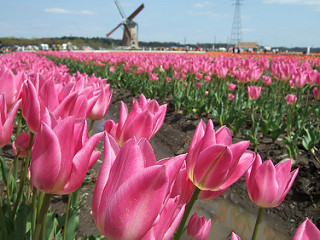
#> input picture dataset/130685040_3c2fcec63e_n.jpg, 320 x 240 px; its folder holds only this picture in this run
$ python -i app.py   (imports and definitions only)
#> lines starting #> are read from the running program, lines starting #| are printed output that depends on the picture
import streamlit as st
import cv2
import numpy as np
import os
from skimage.feature import local_binary_pattern, hog
from PIL import Image

# Cấu hình giao diện Streamlit
# [3 lines not run here, left out]


# --- 1. TRÍCH XUẤT ĐẶC TRƯNG MÀU SẮC (HSV) ---
def extract_color_histogram(image, bins=(8, 12, 3)):
    hsv = cv2.cvtColor(image, cv2.COLOR_BGR2HSV)
    hist = cv2.calcHist([hsv], [0, 1, 2], None, bins, [0, 180, 0, 256, 0, 256])
    cv2.normalize(hist, hist)
    return hist.flatten()


# --- 2. TRÍCH XUẤT ĐẶC TRƯNG KẾT CẤU (LBP) ---
def extract_lbp_features(image):
    gray = cv2.cvtColor(image, cv2.COLOR_BGR2GRAY)
    radius = 1
    n_points = 8 * radius
    lbp = local_binary_pattern(gray, n_points, radius, method="uniform")
    n_bins = int(lbp.max() + 1)
    hist, _ = np.histogram(lbp.ravel(), bins=n_bins, range=(0, n_bins))
    hist = hist.astype("float")
    hist /= (hist.sum() + 1e-7)
    return hist


# --- 3. TRÍCH XUẤT ĐẶC TRƯNG HÌNH DẠNG (HOG) ---
def extract_hog_features(image):
    gray = cv2.cvtColor(image, cv2.COLOR_BGR2GRAY)
    gray = cv2.resize(gray, (128, 128))
    hog_feat = hog(gray, orientations=8, pixels_per_cell=(16, 16),
                   cells_per_block=(1, 1), visualize=False)
    return hog_feat


# --- PIPELINE KẾT HỢP VÀ CHUẨN HÓA L2 ---
def extract_combined_features(image):
    image = cv2.resize(image, (256, 256))

    # 1. Trích xuất và chuẩn hóa Color Histogram
    color_feat = extract_color_histogram(image)
    color_feat = color_feat / (np.linalg.norm(color_feat) + 1e-7)

    # 2. Trích xuất và chuẩn hóa LBP
    lbp_feat = extract_lbp_features(image)
    lbp_feat = lbp_feat / (np.linalg.norm(lbp_feat) + 1e-7)

    # 3. Trích xuất và chuẩn hóa HOG
    hog_feat = extract_hog_features(image)
    hog_feat = hog_feat / (np.linalg.norm(hog_feat) + 1e-7)

    # Ghép nối các đặc trưng đã chuẩn hóa
    return np.concatenate([color_feat, lbp_feat, hog_feat])


@st.cache_data
def build_database_features(dataset_dir):
#> called with dataset_dir = './dataset'
    features_db = {}
    if not os.path.exists(dataset_dir):
        os.makedirs(dataset_dir)
        return features_db

    for filename in os.listdir(dataset_dir):
        if filename.lower().endswith(('.png', '.jpg', '.jpeg')):
            path = os.path.join(dataset_dir, filename)
            img = cv2.imread(path)
#> img is the input picture: shape (240, 320, 3); mean B, G, R 117.6, 106.9, 150.5
            if img is not None:
                feat = extract_combined_features(img)
#> in extract_combined_features, `image = cv2.resize(image, (256, 256))`:
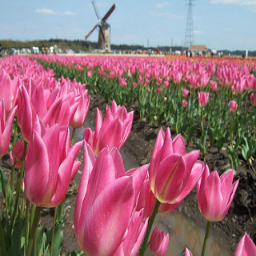
#> image: shape (256, 256, 3); mean of channels 0, 1, 2 117.5, 106.7, 150.4; drawn as B, G, R
#> in extract_color_histogram, `hsv = cv2.cvtColor(image, cv2.COLOR_BGR2HSV)`: hsv: shape (256, 256, 3); mean H, S, V 100.7, 107.3, 161.8
#> in extract_combined_features, `color_feat = extract_color_histogram(image)`: color_feat = 288 values, max 0.581 at index 152, min 0 at index 28, mean 0.0166
#> in extract_lbp_features, `gray = cv2.cvtColor(image, cv2.COLOR_BGR2GRAY)`:
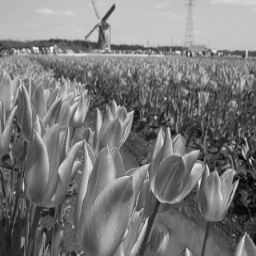
#> gray: shape (256, 256); min 1, max 252, mean 121
#> in extract_lbp_features, `lbp = local_binary_pattern(gray, n_points, radius, method="uniform")`:
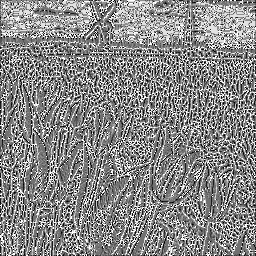
#> lbp: shape (256, 256) float64; min 0, max 9, mean 4.81; drawn with min black and max white
#> in extract_lbp_features, `n_bins = int(lbp.max() + 1)`: n_bins = 10
#> in extract_lbp_features, `hist, _ = np.histogram(lbp.ravel(), bins=n_bins, range=(0, n_bins))`: hist = [2843, 5347, 3369, 7251, 14244, 9068, 4709, 5627, 6214, 6864]
#> in extract_lbp_features, `hist /= (hist.sum() + 1e-7)`: hist = [0.0434, 0.0816, 0.0514, 0.111, 0.217, 0.138, 0.0719, 0.0859, 0.0948, 0.105]
#> in extract_combined_features, `lbp_feat = extract_lbp_features(image)`: lbp_feat has the same summary as hist in extract_lbp_features
#> in extract_combined_features, `lbp_feat = lbp_feat / (np.linalg.norm(lbp_feat) + 1e-7)`: lbp_feat = [0.124, 0.233, 0.147, 0.316, 0.621, 0.396, 0.205, 0.246, 0.271, 0.299]
#> in extract_hog_features, `gray = cv2.resize(gray, (128, 128))`:
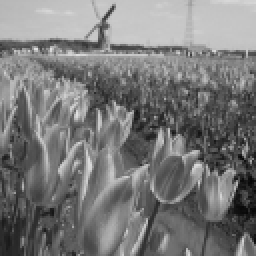
#> gray: shape (128, 128) (shown 2 times larger); min 6, max 224, mean 121.1
#> in extract_hog_features, `hog_feat = hog(gray, orientations=8, pixels_per_cell=(16, 16), cells_p..`: hog_feat = 512 values, max 0.571 at index 480, min 0.0142 at index 57, mean 0.34
#> in extract_combined_features, `hog_feat = hog_feat / (np.linalg.norm(hog_feat) + 1e-7)`: hog_feat = 512 values, max 0.0713 at index 480, min 0.00178 at index 57, mean 0.0426
#> feat = 810 values, max 0.621 at index 292, min 0 at index 28, mean 0.0363
                features_db[filename] = feat
    return features_db


# --- GIAO DIỆN WEB STREAMLIT ---
# [5 lines not run here, left out]

db_path = "./dataset"
db_features = build_database_features(db_path)
#> db_features = 1 item

# [34 lines not run here, left out]

>>> import cv2
>>> picture = cv2.imread('dataset/130685040_3c2fcec63e_n.jpg')
>>> result = extract_combined_features(picture)
#> result has the same summary as feat in build_database_features

$ run again, on dataset/130685347_afbffe3afa_n.jpg
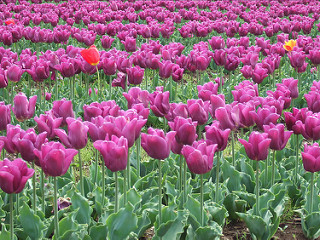
#> input picture dataset/130685347_afbffe3afa_n.jpg, 320 x 240 px
#> in build_database_features, img is the input picture: shape (240, 320, 3); mean B, G, R 119.5, 107.1, 141.2
#> hsv: shape (256, 256, 3); mean H, S, V 109.9, 112.3, 157.2
#> color_feat = 288 values, max 0.416 at index 82, min 0 at index 22, mean 0.0175
#> in extract_lbp_features, `lbp = local_binary_pattern(gray, n_points, radius, method="uniform")`:
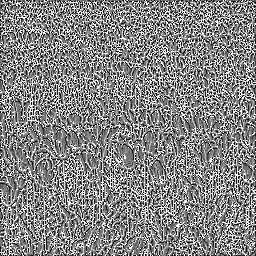
#> lbp: shape (256, 256) float64; min 0, max 9, mean 4.7; drawn with min black and max white
#> n_bins = 10
#> in extract_lbp_features, `hist, _ = np.histogram(lbp.ravel(), bins=n_bins, range=(0, n_bins))`: hist = [4265, 6152, 4331, 6713, 11569, 8283, 5346, 5914, 4790, 8173]
#> in extract_lbp_features, `hist /= (hist.sum() + 1e-7)`: hist = [0.0651, 0.0939, 0.0661, 0.102, 0.177, 0.126, 0.0816, 0.0902, 0.0731, 0.125]
#> in extract_combined_features, `lbp_feat = extract_lbp_features(image)`: lbp_feat has the same summary as hist in extract_lbp_features
#> in extract_combined_features, `lbp_feat = lbp_feat / (np.linalg.norm(lbp_feat) + 1e-7)`: lbp_feat = [0.196, 0.282, 0.199, 0.308, 0.53, 0.38, 0.245, 0.271, 0.22, 0.375]
#> in extract_hog_features, `gray = cv2.resize(gray, (128, 128))`:
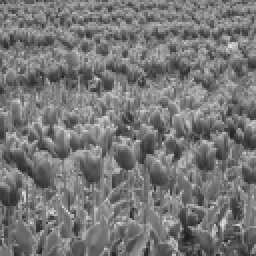
#> gray: shape (128, 128) (shown 2 times larger); min 29, max 227, mean 118.7
#> in extract_hog_features, `hog_feat = hog(gray, orientations=8, pixels_per_cell=(16, 16), cells_p..`: hog_feat = 512 values, max 0.41 at index 480, min 0.165 at index 450, mean 0.353
#> in extract_combined_features, `hog_feat = hog_feat / (np.linalg.norm(hog_feat) + 1e-7)`: hog_feat = 512 values, max 0.0512 at index 480, min 0.0206 at index 450, mean 0.0441
#> feat = 810 values, max 0.53 at index 292, min 0 at index 22, mean 0.0378
#> db_features = 1 item
#> result has the same summary as feat in build_database_features

$ run again, on dataset/133692329_c1150ed811_n.jpg
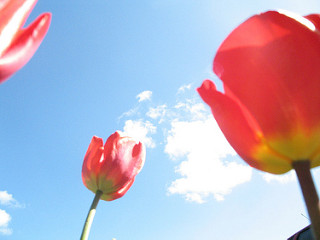
#> input picture dataset/133692329_c1150ed811_n.jpg, 320 x 240 px
#> in build_database_features, img is the input picture: shape (240, 320, 3); mean B, G, R 198.6, 177.7, 184.3
#> in extract_combined_features, `image = cv2.resize(image, (256, 256))`:
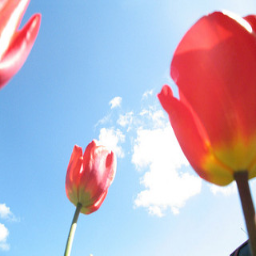
#> image: shape (256, 256, 3); mean of channels 0, 1, 2 198.5, 177.6, 184.2; drawn as B, G, R
#> hsv: shape (256, 256, 3); mean H, S, V 93.6, 100.8, 235.4
#> color_feat = 288 values, max 0.614 at index 161, min 0 at index 0, mean 0.0112
#> in extract_lbp_features, `lbp = local_binary_pattern(gray, n_points, radius, method="uniform")`:
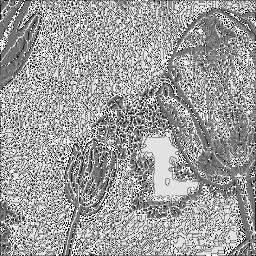
#> lbp: shape (256, 256) float64; min 0, max 9, mean 5.59; drawn with min black and max white
#> n_bins = 10
#> in extract_lbp_features, `hist, _ = np.histogram(lbp.ravel(), bins=n_bins, range=(0, n_bins))`: hist = [1076, 3154, 1165, 7241, 9552, 12182, 4662, 5996, 14649, 5859]
#> in extract_lbp_features, `hist /= (hist.sum() + 1e-7)`: hist = [0.0164, 0.0481, 0.0178, 0.11, 0.146, 0.186, 0.0711, 0.0915, 0.224, 0.0894]
#> in extract_combined_features, `lbp_feat = extract_lbp_features(image)`: lbp_feat has the same summary as hist in extract_lbp_features
#> in extract_combined_features, `lbp_feat = lbp_feat / (np.linalg.norm(lbp_feat) + 1e-7)`: lbp_feat = [0.0435, 0.128, 0.0471, 0.293, 0.386, 0.493, 0.189, 0.243, 0.593, 0.237]
#> in extract_hog_features, `hog_feat = hog(gray, orientations=8, pixels_per_cell=(16, 16), cells_p..`: hog_feat = 512 values, max 0.947 at index 447, min 0 at index 19, mean 0.308
#> in extract_combined_features, `hog_feat = hog_feat / (np.linalg.norm(hog_feat) + 1e-7)`: hog_feat = 512 values, max 0.118 at index 447, min 0 at index 19, mean 0.0384
#> feat = 810 values, max 0.614 at index 161, min 0 at index 0, mean 0.0316
#> db_features = 1 item
#> result has the same summary as feat in build_database_features
